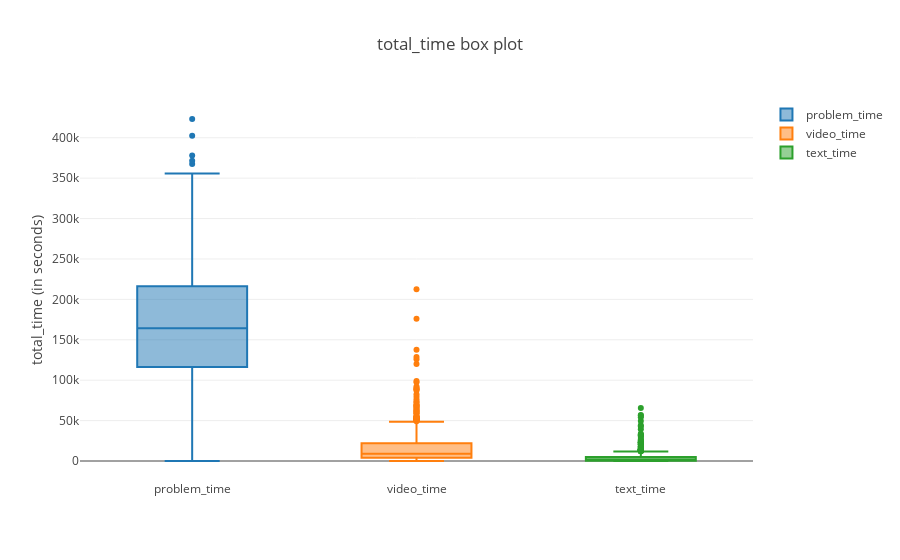

The cell this chart's notebook holds for it:
### Code cell
y0 = dg.total_problem_time_30
y1 = dg.total_video_time_30
y2 = dg.total_text_time_30

trace0 = go.Box(y=y0,name='problem_time',text=dg.username)
trace1 = go.Box(y=y1,name='video_time',text=dg.username)
trace2 = go.Box(y=y2,name='text_time',text=dg.username)

data = [trace0,trace1,trace2]
layout = go.Layout(title="total_time box plot",
                   yaxis=dict(title='total_time (in seconds)'),
                   hovermode = 'closest')

fig = go.Figure(data=data, layout=layout)
iplot(fig)

### Figure 1 — Plotly figure (JSON) as saved in the notebook; plotly's stock layout.template omitted (floating-point values rounded to 4 significant figures; data arrays with more than 128 entries replaced by an {"elided": "..."} marker saying what was removed)
{"data": [{"name": "problem_time", "text": {"elided": "744 str values"}, "type": "box", "y": {"elided": "744 float values"}}, {"name": "video_time", "text": {"elided": "744 str values"}, "type": "box", "y": {"elided": "744 float values"}}, {"name": "text_time", "text": {"elided": "744 str values"}, "type": "box", "y": {"elided": "744 float values"}}], "layout": {"hovermode": "closest", "title": "total_time box plot", "yaxis": {"title": "total_time (in seconds)"}}}
